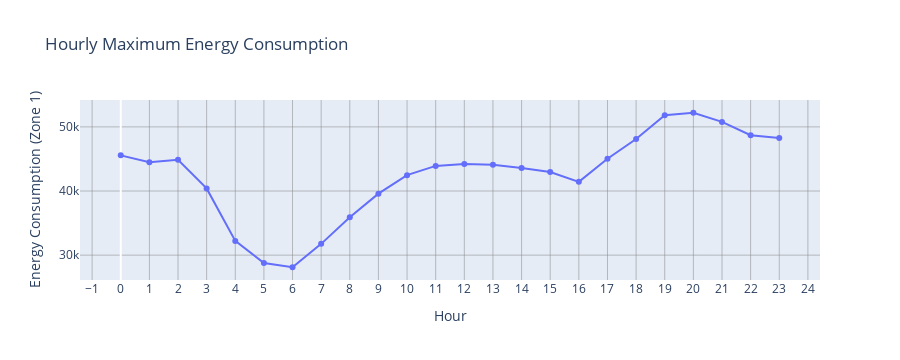

Notebook code cell kept with this figure:
### Markdown cell above
## Plotly Plots

### Code cell
import plotly.express as px

# Assuming hourly_max DataFrame is already created as per your code

# Create the plot with Plotly Express
fig = px.line(hourly_max, x='Hour', y='PowerConsumption_Zone1', markers=True,
              title='Hourly Maximum Energy Consumption',
              labels={'PowerConsumption_Zone1': 'Energy Consumption (Zone 1)'})

# Customize the layout for grid and ticks
fig.update_layout(
    xaxis=dict(
        tickmode='linear',
        tick0=0,
        dtick=1,
        title='Hour',
        gridcolor='grey',  # Customize grid line color
        gridwidth=0.5  # Customize grid line width
    ),
    yaxis=dict(
        title='Energy Consumption (Zone 1)',
        gridcolor='grey',  # Customize grid line color
        gridwidth=0.5  # Customize grid line width
    ),
    showlegend=False
)

# Show the plot
fig.show()

### Figure 1 — Plotly figure (JSON) as saved in the notebook; plotly's stock layout.template omitted (floating-point values rounded to 4 significant figures)
{"data": [{"hovertemplate": "Hour=%{x}<br>Energy Consumption (Zone 1)=%{y}<extra></extra>", "legendgroup": "", "line": {"color": "#636efa", "dash": "solid"}, "marker": {"symbol": "circle"}, "mode": "lines+markers", "name": "", "orientation": "v", "showlegend": false, "type": "scatter", "x": [0, 1, 2, 3, 4, 5, 6, 7, 8, 9, 10, 11, 12, 13, 14, 15, 16, 17, 18, 19, 20, 21, 22, 23], "xaxis": "x", "y": [45560.0, 44500.0, 44860.0, 40410.0, 32220.0, 28790.0, 28110.0, 31760.0, 35900.0, 39590.0, 42470.0, 43920.0, 44210.0, 44100.0, 43600.0, 42960.0, 41430.0, 45040.0, 48120.0, 51820.0, 52200.0, 50780.0, 48700.0, 48250.0], "yaxis": "y"}], "layout": {"autosize": true, "height": 360, "legend": {"tracegroupgap": 0}, "showlegend": false, "title": {"text": "Hourly Maximum Energy Consumption"}, "xaxis": {"anchor": "y", "autorange": true, "domain": [0, 1], "dtick": 1, "gridcolor": "grey", "gridwidth": 0.5, "range": [-1.423, 24.42], "showspikes": false, "tick0": 0, "tickmode": "linear", "title": {"text": "Hour"}, "type": "linear"}, "yaxis": {"anchor": "x", "autorange": true, "domain": [0, 1], "gridcolor": "grey", "gridwidth": 0.5, "range": [26120.0, 54190.0], "showspikes": false, "title": {"text": "Energy Consumption (Zone 1)"}, "type": "linear"}}}
